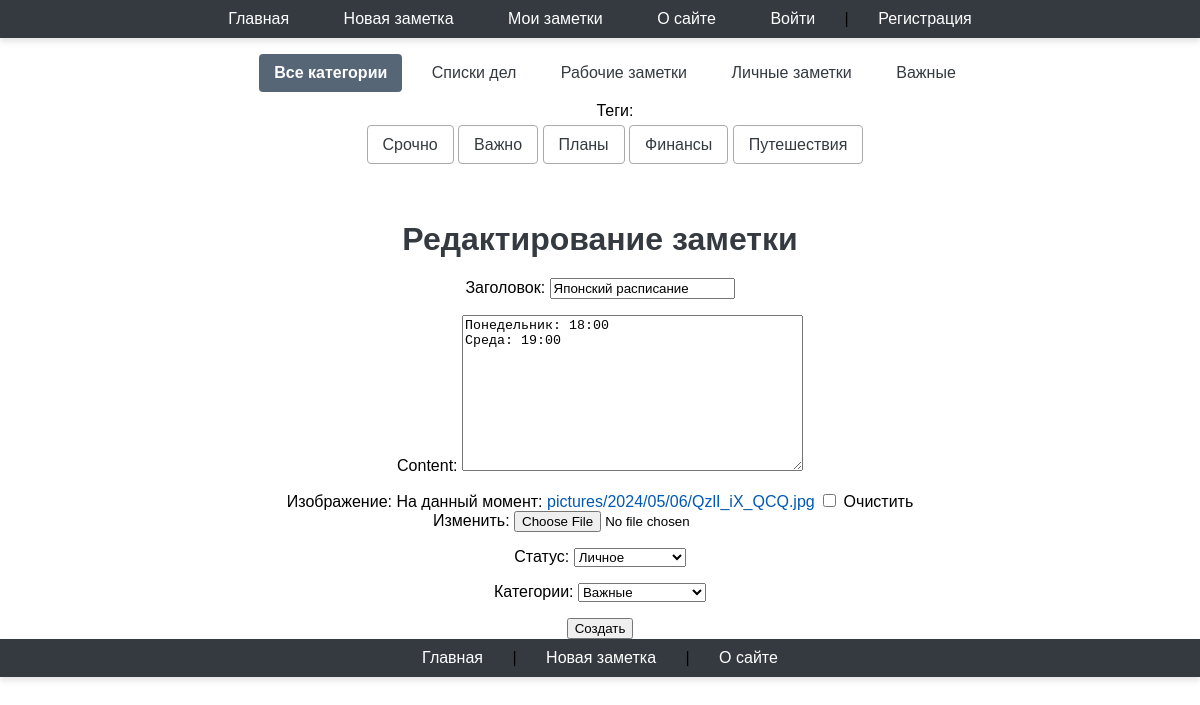
The page /edit/japonskij-rapisanie/ on the database as committed earlier.
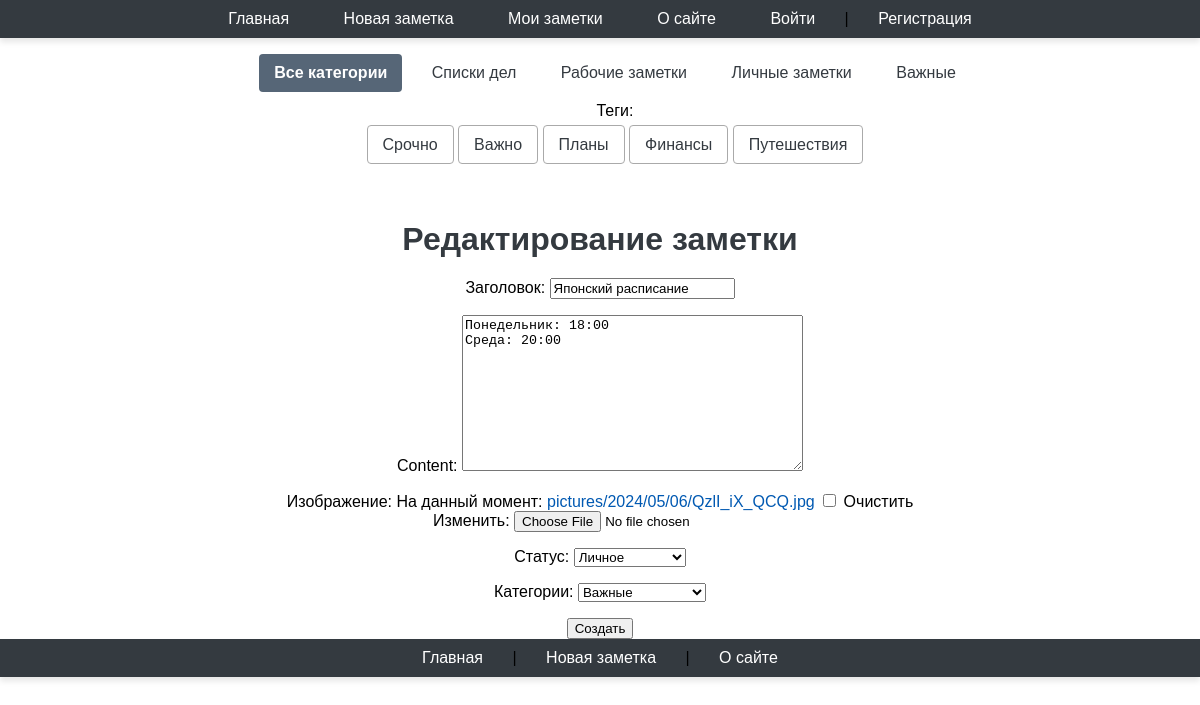
The same page on the database as committed later.
### notes/models.py (models this page shows, shortened)
class Notes(models.Model):
    class Meta:
        verbose_name = 'Заметка'
        verbose_name_plural = 'Заметки'
        ordering = ['-time_create']
        indexes = [
            models.Index(fields=['-time_create']),
        ]
    class Status(models.IntegerChoices):
        PRIVATE = 0, 'Личное'
        PUBLISHED = 1, 'Опубликовано'
    objects = models.Manager()
    private = UnPublishedModel()
    published = PublishedModel()
    cat = models.ForeignKey('Category', on_delete=models.PROTECT, verbose_name="Категории")
    title = models.CharField(max_length=255, verbose_name="Заголовок")
    slug = models.SlugField(max_length=255, unique=True, db_index=True, verbose_name="URL")
    content = models.TextField(blank=True)
    time_create = models.DateTimeField(auto_now_add=True, verbose_name="Время создания")
    time_update = models.DateTimeField(auto_now=True, verbose_name="Время изменения")
    is_published = models.BooleanField(choices=tuple(map(lambda x: (bool(x[0]), x[1]), Status.choices)),
                                       default=Status.PRIVATE, verbose_name="Статус")
    tags = models.ManyToManyField('TagPost', blank=True, related_name='tags', verbose_name="Тэги")
    foot_note = models.OneToOneField('FootNote', on_delete=models.SET_NULL, null=True, blank=True, related_name='note',
                                     verbose_name="Примечание")
    picture = models.ImageField(upload_to="pictures/%Y/%m/%d/",
                                default=None, blank=True, null=True,
                                verbose_name="Изображение")
    author = models.ForeignKey(get_user_model(),
                               on_delete=models.SET_NULL, related_name='posts',
                               null=True, default=None)

### notes/views.py (the view)
# urls.py: path('edit/<slug:slug>/', views.UpdatePage.as_view(), name='edit'),
class UpdatePage(DataMixin,UpdateView):
    model = Notes
    fields = ['title', 'content', 'picture', 'is_published', 'cat']
    template_name = 'notes/create.html'
    success_url = reverse_lazy('home')
    title_page = 'Редактирование заметки'

### notes/models.py (called while the page is built)
    def get_absolute_url(self):
        return reverse('categories', kwargs={'cat_slug': self.slug})

    def __str__(self):
        return self.name

    def get_absolute_url(self):
        return reverse('tag', kwargs={'tag_slug':
                                          self.slug})

### notes/templatetags/notes_tags.py (called while the page is built)
@register.inclusion_tag('notes/list_categories.html')
def show_categories(cat_selected_id=0):
    cats = Category.objects.all()
    return {"cats": cats, "cat_selected": cat_selected_id}

@register.inclusion_tag('notes/list_tags.html')
def show_all_tags():
    return {"tags": TagPost.objects.all()}

### users/context_processors.py (called while the page is built)
def get_notes_context(request):
    return {'mainmenu': menu}

### notes/templates/notes/create.html (shortened to what this page needs)
{% extends 'base.html' %}
{% block content %}
<h1>{{title}}</h1>
<form method="POST" enctype="multipart/form-data">
        {{form.as_p}}
        <input type="submit" value="Создать" >
    </form>
{% endblock %}

Rows that differ between the two databases and show on the page:
changed Notes "Японский раcписание": content "Понедельник: 18:00 Среда: 19:00" → "Понедельник: 18:00 Среда: 20:00"
